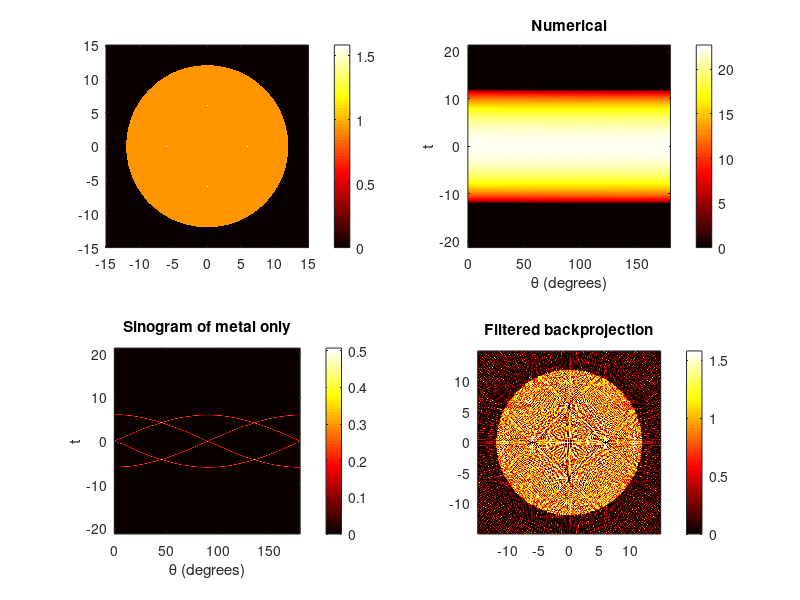

MATLAB code for this plot:
function radontransform = monoenergetic;

energy = 50;

% function generate_projections(energy);
%  Set parameters defining the phantom
phantom_parameters = set_phantom_parameters(energy);
colormap bone;

%  Generate a numerical phantom
subplot(2,2,1)
phantom = generate_phantom(phantom_parameters);
colorscale = get(gca, 'Clim');

% Extract metal part of phantom

metalpixels = phantom > 1;
metalpartofphantom = metalpixels.*phantom;

%  Generate numerical projections of phantom via Matlab's radon function
subplot(2,2,2)
[numericalR, numericalt] = matlabtransform(phantom_parameters.x, phantom_parameters.y,phantom);  % Radon transform via MATLAB

%  Generate analytic projections for comparison
subplot(2,2,3)
theta_deg = 0:179;
radontransform = generate_analytic_projections(theta_deg, numericalt, phantom_parameters);

%  Take radon transform of metal only
[numericalRmetal, numericaltmetal] = matlabtransform(phantom_parameters.x, phantom_parameters.y,metalpartofphantom);  % Radon transform via MATLAB
title('Sinogram of metal only')

%  Replace metal pixels in sinogram with some other value
numericalRcorrupted = numericalR;
numericalRcorrupted(numericalRmetal ~= 0) = .5*max(max(numericalR));

% Use Matlab iradon to perform FBP
subplot(2,2,4)
fbp = matlab_fbp(numericalRcorrupted,theta_deg,phantom_parameters.x,phantom_parameters.y);
set(gca, 'Clim', colorscale);

function phantom = generate_phantom(phantom_parameters)

x = phantom_parameters.x;
y = phantom_parameters.y;
radii = phantom_parameters.radii;
centers = phantom_parameters.centers;
numberofdisks = length(centers);
muvalues = phantom_parameters.muvalues;

[X,Y] = meshgrid(x,y);

phantom = zeros(size(X));
phantomdisk = zeros(size(X));

for i = 1:numberofdisks
    radius_disk = radii(i);
    center_disk = centers(i,:);
    mu_disk = muvalues(i);
    RminusRi = sqrt((X-center_disk(1)).^2 + (Y-center_disk(2)).^2);
    phantomdisk(RminusRi <= radius_disk) =  mu_disk;
    %phantom(phantomdisk ~= 0) = phantomdisk(phantomdisk ~= 0);
    phantom = phantom + phantomdisk;
    phantomdisk = zeros(size(X));
end

imagesc(x, y, phantom); axis square; set(gca,'YDir','normal');
colorbar;


function radontransform = generate_analytic_projections(theta_deg, t, phantom_parameters)

% For comparison with numerical results, use the t-values generated by MATLAB's Radon
% t = linspace(-3,3,180);

radii = phantom_parameters.radii;
centers = phantom_parameters.centers;
numberofdisks = length(centers);
muvalues = phantom_parameters.muvalues;

theta_rad = theta_deg*(pi/180);
[THETA_RAD, T] = meshgrid(theta_rad,t);
radontransform = zeros(size(T));

for i = 1:numberofdisks
    %radontransform = projection(T, muvalues(1), radii(1));  %  Disk At origin
    radontransform = radontransform +...
        projection_shifted(T, THETA_RAD, muvalues(i), radii(i), centers(i,:));
end

imagesc(theta_deg,t,radontransform);
xlabel('\theta');
ylabel('t');
title('Analytic');
set(gca,'YDir','normal')
axis square
colorbar

function p = projection(t, mu, radius_disk)
%  Projection of disk centered at origin
p = radius_disk^2 - t.^2;
p(p < 0) = 0;
p = sqrt(p);
p = 2*mu*p;

function p = projection_shifted(t, theta, mu, radius_disk, center_disk)
%  Projection of shifted disk at (x0, y0)
%  Shift property:  f(x-x0, y-y0) -> p(t - x0*cos(theta) - y0*sin(theta))

x0 = center_disk(1,1);
y0 = center_disk(1,2);

p = projection(t - x0.*cos(theta) - y0.*sin(theta), mu, radius_disk);

function [R_cm,t_cm] = matlabtransform(x,y,phantom)

%  Matlab indexing is upside down.
%  N pixels = L cm
%  Matlab lengths (including integrals) are in pixels and have to be multiplied by L/N.

phantom = flipud(phantom);

L = max(x) - min(x);
N = length(x);
cm_per_pixel = L/N;
theta_deg = 0:179;
[R_pixels,t_pixels] = radon(phantom, theta_deg);
%[R_pixels,t_pixels] = radon(phantom,theta_deg);
t_cm = t_pixels*cm_per_pixel;
R_cm = R_pixels*cm_per_pixel;
imagesc(theta_deg,t_cm,R_cm);
title('Numerical')
xlabel('\theta (degrees)');
ylabel('t');
colormap(hot);
set(gca,'YDir','normal')
colorbar
axis square;

function define_phantom(energy)

phantom_parameters = set_phantom_parameters(energy);
subplot(2,2,1)
phantom = generate_phantom(phantom_parameters);

function phantom_parameters = set_phantom_parameters(energy)

x = ((0:399)-199.5)*0.075;  %  Dimensions taken from Wunderlich, Noo, PMB paper
y = x;

ADD_NOISE = 0;
TRUNCATE_PROJECTIONS = 0;

%energy = 110;  %  In keV?

outerdiskradius = 12;
outerdiskcenter = [0,0];
innerdiskradius = 0;
innerdiskcenter = [0,0];

disk_angles = linspace(0, 2*pi,5).';
disk_angles = disk_angles(1:length(disk_angles)-1);
numberofsmalldisks = length(disk_angles);

smalldiskcenters = mean([outerdiskradius, innerdiskradius]).*[cos(disk_angles), sin(disk_angles)];
centers = [outerdiskcenter; innerdiskcenter; smalldiskcenters];
radii = [outerdiskradius,innerdiskradius, .1*ones(1,numberofsmalldisks)];

numberofdisks = length(centers);

mu_water = attenuation(energy,'Water');
mu_bone = attenuation(energy,'Bone');
mu_aluminum = attenuation(energy,'Aluminum');

%  Outer ring, inner ring, small disks

% The phantom is set up to sum disks, because the analytic radon transform
% is set up that way.  Be careful with disk overlap, etc.

muvalues = [mu_aluminum, mu_bone-mu_water, mu_aluminum*ones(1,numberofsmalldisks) - mu_water - mu_bone];

phantom_parameters =...
    struct(...
    'x', x,...
    'y', y,...
    'energy', energy,...
    'centers', centers,...
    'radii', radii,...
    'muvalues', muvalues...
    );

function mu = attenuation(energy,material)

%  This function is from Wunderlich, Noo, PMB paper

switch material
    case 'Bone'
        p=[-.179564 2.851439 -16.055087 35.24159 -23.704935];
    case 'Iron'
        p=[0 .238719 -2.479780 5.725218 3.971565];
    case 'Water'
        p=[-.014027 -.0459590 2.366105 -13.683202 21.867818];
    case 'Aluminum'
        p=[-.226414 3.57626 -20.22871 46.52298 -33.57025];
        
    otherwise
        p=[];
end
lep=log(energy);
mu=exp(p(1)*lep.^4+p(2)*lep.^3+p(3)*lep.^2+p(4)*lep+p(5));

function fbp_cm = matlab_fbp(radontransform,theta_deg,x,y)
L = max(x) - min(x);
N = length(x);
cm_per_pixel = L/N;

fbp_pixels = iradon(radontransform,theta_deg);
fbp_cm = fbp_pixels / cm_per_pixel;  % Just reverse previous scaling

imagesc(x, y,  fbp_cm); axis square;...
    set(gca,'YDir','normal'), title('Filtered backprojection');
colorbar

function noisy_projections = addnoise(radontransform)
noisy_projections = radontransform + 2*rand(size(radontransform)).*sqrt(radontransform);